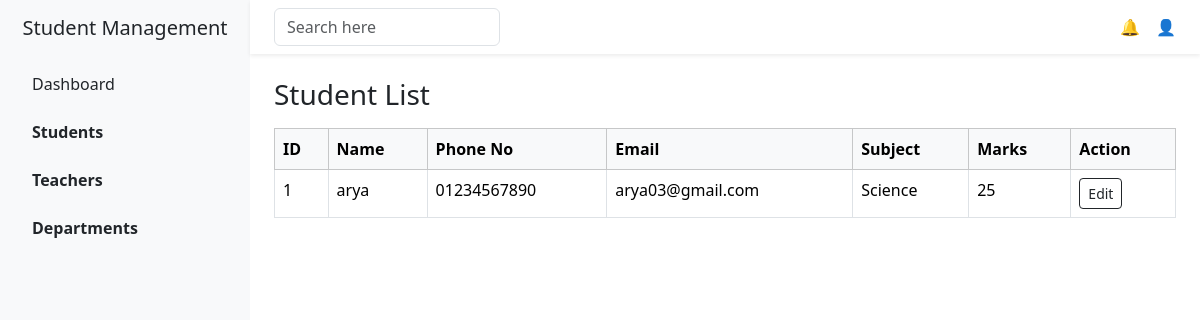
Page /students/ (signed in) on the committed database.
### home/models.py (models this page shows, shortened)
class Student(models.Model):
    user = models.OneToOneField(
        User,
        on_delete=models.CASCADE,
        null=True,       # 👈 TEMPORARY
        blank=True
    )
    name = models.CharField(max_length=100)
    phone = models.CharField(max_length=15)
    email = models.EmailField()
    subject = models.CharField(max_length=50)
    mark = models.IntegerField(null=True, blank=True)

### home/views.py (the view)
# urls.py: path('students/', student_list, name='student_list'),
@login_required(login_url='admin_login')
def student_list(request):
    students = Student.objects.all()
    return render(request, 'home/student_list.html', {'students': students})

### home/templates/home/student_list.html
{% extends 'home/base.html' %}
{% block content %}
<h3 class="mb-3">Student List</h3>
<table class="table table-bordered table-hover bg-white">
    <thead class="table-light">
        <tr>
            <th>ID</th>
            <th>Name</th>
            <th>Phone No</th>
            <th>Email</th>
            <th>Subject</th>
            <th>Marks</th>
            <th>Action</th>
        </tr>
    </thead>
    <tbody>
        {% for student in students %}
        <tr>
            <td>{{ student.id }}</td>
            <td>{{ student.name }}</td>
            <td>{{ student.phone }}</td>
            <td>{{ student.email }}</td>
            <td>{{ student.subject }}</td>
            <td>{{ student.mark }}</td>
            <td>
                <a class="btn btn-sm btn-outline-dark" href="{% url 'edit_student' student.id %}">Edit</a>
            </td>
        </tr>
        {% endfor %}
    </tbody>
</table>
{% endblock %}

### rows in the picture
Student: id "1", name "arya", phone "01234567890", email "arya03@gmail.com", subject "Science", mark "25"
